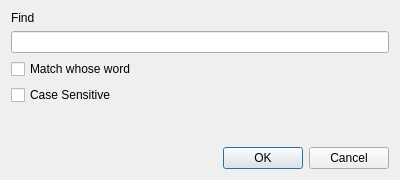
<?xml version="1.0" encoding="UTF-8"?>
<ui version="4.0">
 <class>FindDialog</class>
 <widget class="QDialog" name="FindDialog">
  <property name="geometry">
   <rect>
    <x>0</x>
    <y>0</y>
    <width>400</width>
    <height>180</height>
   </rect>
  </property>
  <property name="windowTitle">
   <string>Dialog</string>
  </property>
  <layout class="QVBoxLayout" name="verticalLayout">
   <item>
    <widget class="QLabel" name="label">
     <property name="text">
      <string>Find</string>
     </property>
    </widget>
   </item>
   <item>
    <widget class="QLineEdit" name="lineEdit"/>
   </item>
   <item>
    <widget class="QCheckBox" name="chkMatchWholeWord">
     <property name="text">
      <string>Match whose word</string>
     </property>
    </widget>
   </item>
   <item>
    <widget class="QCheckBox" name="chkCaseSensitive">
     <property name="text">
      <string>Case Sensitive</string>
     </property>
    </widget>
   </item>
   <item>
    <spacer name="verticalSpacer">
     <property name="orientation">
      <enum>Qt::Vertical</enum>
     </property>
     <property name="sizeHint" stdset="0">
      <size>
       <width>20</width>
       <height>40</height>
      </size>
     </property>
    </spacer>
   </item>
   <item>
    <widget class="QDialogButtonBox" name="buttonBox">
     <property name="orientation">
      <enum>Qt::Horizontal</enum>
     </property>
     <property name="standardButtons">
      <set>QDialogButtonBox::Cancel|QDialogButtonBox::Ok</set>
     </property>
     <property name="centerButtons">
      <bool>false</bool>
     </property>
    </widget>
   </item>
  </layout>
 </widget>
 <resources/>
 <connections>
  <connection>
   <sender>buttonBox</sender>
   <signal>accepted()</signal>
   <receiver>FindDialog</receiver>
   <slot>accept()</slot>
   <hints>
    <hint type="sourcelabel">
     <x>248</x>
     <y>254</y>
    </hint>
    <hint type="destinationlabel">
     <x>157</x>
     <y>274</y>
    </hint>
   </hints>
  </connection>
  <connection>
   <sender>buttonBox</sender>
   <signal>rejected()</signal>
   <receiver>FindDialog</receiver>
   <slot>reject()</slot>
   <hints>
    <hint type="sourcelabel">
     <x>316</x>
     <y>260</y>
    </hint>
    <hint type="destinationlabel">
     <x>286</x>
     <y>274</y>
    </hint>
   </hints>
  </connection>
 </connections>
</ui>
